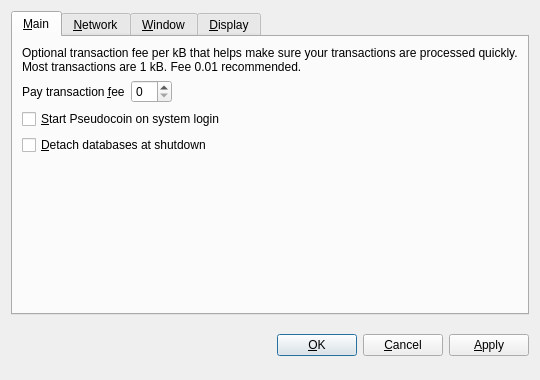
<?xml version="1.0" encoding="UTF-8"?>
<ui version="4.0">
 <class>OptionsDialog</class>
 <widget class="QDialog" name="OptionsDialog">
  <property name="geometry">
   <rect>
    <x>0</x>
    <y>0</y>
    <width>540</width>
    <height>380</height>
   </rect>
  </property>
  <property name="windowTitle">
   <string>Options</string>
  </property>
  <property name="modal">
   <bool>true</bool>
  </property>
  <layout class="QVBoxLayout" name="verticalLayout">
   <item>
    <widget class="QTabWidget" name="tabWidget">
     <property name="tabPosition">
      <enum>QTabWidget::North</enum>
     </property>
     <property name="currentIndex">
      <number>0</number>
     </property>
     <widget class="QWidget" name="tabMain">
      <attribute name="title">
       <string>&amp;Main</string>
      </attribute>
      <layout class="QVBoxLayout" name="verticalLayout_Main">
       <item>
        <widget class="QLabel" name="transactionFeeInfoLabel">
         <property name="text">
          <string>Optional transaction fee per kB that helps make sure your transactions are processed quickly. Most transactions are 1 kB. Fee 0.01 recommended.</string>
         </property>
         <property name="textFormat">
          <enum>Qt::PlainText</enum>
         </property>
         <property name="wordWrap">
          <bool>true</bool>
         </property>
        </widget>
       </item>
       <item>
        <layout class="QHBoxLayout" name="horizontalLayout_Main">
         <item>
          <widget class="QLabel" name="transactionFeeLabel">
           <property name="text">
            <string>Pay transaction &amp;fee</string>
           </property>
           <property name="textFormat">
            <enum>Qt::PlainText</enum>
           </property>
           <property name="buddy">
            <cstring>transactionFee</cstring>
           </property>
          </widget>
         </item>
         <item>
          <widget class="BitcoinAmountField" name="transactionFee"/>
         </item>
         <item>
          <spacer name="horizontalSpacer_Main">
           <property name="orientation">
            <enum>Qt::Horizontal</enum>
           </property>
           <property name="sizeHint" stdset="0">
            <size>
             <width>40</width>
             <height>20</height>
            </size>
           </property>
          </spacer>
         </item>
        </layout>
       </item>
       <item>
        <widget class="QCheckBox" name="bitcoinAtStartup">
         <property name="toolTip">
          <string>Automatically start Pseudocoin after logging in to the system.</string>
         </property>
         <property name="text">
          <string>&amp;Start Pseudocoin on system login</string>
         </property>
        </widget>
       </item>
       <item>
        <widget class="QCheckBox" name="detachDatabases">
         <property name="toolTip">
          <string>Detach block and address databases at shutdown. This means they can be moved to another data directory, but it slows down shutdown. The wallet is always detached.</string>
         </property>
         <property name="text">
          <string>&amp;Detach databases at shutdown</string>
         </property>
        </widget>
       </item>
       <item>
        <spacer name="verticalSpacer_Main">
         <property name="orientation">
          <enum>Qt::Vertical</enum>
         </property>
         <property name="sizeHint" stdset="0">
          <size>
           <width>20</width>
           <height>40</height>
          </size>
         </property>
        </spacer>
       </item>
      </layout>
     </widget>
     <widget class="QWidget" name="tabNetwork">
      <attribute name="title">
       <string>&amp;Network</string>
      </attribute>
      <layout class="QVBoxLayout" name="verticalLayout_Network">
       <item>
        <widget class="QCheckBox" name="mapPortUpnp">
         <property name="toolTip">
          <string>Automatically open the Pseudocoin client port on the router. This only works when your router supports UPnP and it is enabled.</string>
         </property>
         <property name="text">
          <string>Map port using &amp;UPnP</string>
         </property>
        </widget>
       </item>
       <item>
        <widget class="QCheckBox" name="connectSocks">
         <property name="toolTip">
          <string>Connect to the Pseudocoin network through a SOCKS proxy (e.g. when connecting through Tor).</string>
         </property>
         <property name="text">
          <string>&amp;Connect through SOCKS proxy:</string>
         </property>
        </widget>
       </item>
       <item>
        <layout class="QHBoxLayout" name="horizontalLayout_Network">
         <item>
          <widget class="QLabel" name="proxyIpLabel">
           <property name="text">
            <string>Proxy &amp;IP:</string>
           </property>
           <property name="textFormat">
            <enum>Qt::PlainText</enum>
           </property>
           <property name="buddy">
            <cstring>proxyIp</cstring>
           </property>
          </widget>
         </item>
         <item>
          <widget class="QValidatedLineEdit" name="proxyIp">
           <property name="maximumSize">
            <size>
             <width>140</width>
             <height>16777215</height>
            </size>
           </property>
           <property name="toolTip">
            <string>IP address of the proxy (e.g. 127.0.0.1)</string>
           </property>
          </widget>
         </item>
         <item>
          <widget class="QLabel" name="proxyPortLabel">
           <property name="text">
            <string>&amp;Port:</string>
           </property>
           <property name="textFormat">
            <enum>Qt::PlainText</enum>
           </property>
           <property name="buddy">
            <cstring>proxyPort</cstring>
           </property>
          </widget>
         </item>
         <item>
          <widget class="QLineEdit" name="proxyPort">
           <property name="maximumSize">
            <size>
             <width>55</width>
             <height>16777215</height>
            </size>
           </property>
           <property name="toolTip">
            <string>Port of the proxy (e.g. 9050)</string>
           </property>
          </widget>
         </item>
         <item>
          <widget class="QLabel" name="socksVersionLabel">
           <property name="text">
            <string>SOCKS &amp;Version:</string>
           </property>
           <property name="textFormat">
            <enum>Qt::PlainText</enum>
           </property>
           <property name="buddy">
            <cstring>socksVersion</cstring>
           </property>
          </widget>
         </item>
         <item>
          <widget class="QValueComboBox" name="socksVersion">
           <property name="toolTip">
            <string>SOCKS version of the proxy (e.g. 5)</string>
           </property>
          </widget>
         </item>
         <item>
          <spacer name="horizontalSpacer_Network">
           <property name="orientation">
            <enum>Qt::Horizontal</enum>
           </property>
           <property name="sizeHint" stdset="0">
            <size>
             <width>40</width>
             <height>20</height>
            </size>
           </property>
          </spacer>
         </item>
        </layout>
       </item>
       <item>
        <spacer name="verticalSpacer_Network">
         <property name="orientation">
          <enum>Qt::Vertical</enum>
         </property>
         <property name="sizeHint" stdset="0">
          <size>
           <width>20</width>
           <height>40</height>
          </size>
         </property>
        </spacer>
       </item>
      </layout>
     </widget>
     <widget class="QWidget" name="tabWindow">
      <attribute name="title">
       <string>&amp;Window</string>
      </attribute>
      <layout class="QVBoxLayout" name="verticalLayout_Window">
       <item>
        <widget class="QCheckBox" name="minimizeToTray">
         <property name="toolTip">
          <string>Show only a tray icon after minimizing the window.</string>
         </property>
         <property name="text">
          <string>&amp;Minimize to the tray instead of the taskbar</string>
         </property>
        </widget>
       </item>
       <item>
        <widget class="QCheckBox" name="minimizeOnClose">
         <property name="toolTip">
          <string>Minimize instead of exit the application when the window is closed. When this option is enabled, the application will be closed only after selecting Quit in the menu.</string>
         </property>
         <property name="text">
          <string>M&amp;inimize on close</string>
         </property>
        </widget>
       </item>
       <item>
        <spacer name="verticalSpacer_Window">
         <property name="orientation">
          <enum>Qt::Vertical</enum>
         </property>
         <property name="sizeHint" stdset="0">
          <size>
           <width>20</width>
           <height>40</height>
          </size>
         </property>
        </spacer>
       </item>
      </layout>
     </widget>
     <widget class="QWidget" name="tabDisplay">
      <attribute name="title">
       <string>&amp;Display</string>
      </attribute>
      <layout class="QVBoxLayout" name="verticalLayout_Display">
       <item>
        <layout class="QHBoxLayout" name="horizontalLayout_1_Display">
         <item>
          <widget class="QLabel" name="langLabel">
           <property name="text">
            <string>User Interface &amp;language:</string>
           </property>
           <property name="textFormat">
            <enum>Qt::PlainText</enum>
           </property>
           <property name="buddy">
            <cstring>lang</cstring>
           </property>
          </widget>
         </item>
         <item>
          <widget class="QValueComboBox" name="lang">
           <property name="toolTip">
            <string>The user interface language can be set here. This setting will take effect after restarting Pseudocoin.</string>
           </property>
          </widget>
         </item>
        </layout>
       </item>
       <item>
        <layout class="QHBoxLayout" name="horizontalLayout_2_Display">
         <item>
          <widget class="QLabel" name="unitLabel">
           <property name="text">
            <string>&amp;Unit to show amounts in:</string>
           </property>
           <property name="textFormat">
            <enum>Qt::PlainText</enum>
           </property>
           <property name="buddy">
            <cstring>unit</cstring>
           </property>
          </widget>
         </item>
         <item>
          <widget class="QValueComboBox" name="unit">
           <property name="toolTip">
            <string>Choose the default subdivision unit to show in the interface and when sending coins.</string>
           </property>
          </widget>
         </item>
        </layout>
       </item>
       <item>
        <widget class="QCheckBox" name="displayAddresses">
         <property name="toolTip">
          <string>Whether to show Pseudocoin addresses in the transaction list or not.</string>
         </property>
         <property name="text">
          <string>&amp;Display addresses in transaction list</string>
         </property>
        </widget>
       </item>
       <item>
        <widget class="QCheckBox" name="coinControlFeatures">
         <property name="toolTip">
          <string>Whether to show coin control features or not.</string>
         </property>
         <property name="text">
          <string>Display coin &amp;control features (experts only!)</string>
         </property>
        </widget>
       </item>
       <item>
        <spacer name="verticalSpacer_Display">
         <property name="orientation">
          <enum>Qt::Vertical</enum>
         </property>
         <property name="sizeHint" stdset="0">
          <size>
           <width>20</width>
           <height>40</height>
          </size>
         </property>
        </spacer>
       </item>
      </layout>
     </widget>
    </widget>
   </item>
   <item>
    <layout class="QHBoxLayout" name="horizontalLayout_Buttons">
     <item>
      <spacer name="horizontalSpacer_1">
       <property name="orientation">
        <enum>Qt::Horizontal</enum>
       </property>
       <property name="sizeHint" stdset="0">
        <size>
         <width>40</width>
         <height>48</height>
        </size>
       </property>
      </spacer>
     </item>
     <item>
      <widget class="QLabel" name="statusLabel">
       <property name="font">
        <font>
         <weight>75</weight>
         <bold>true</bold>
        </font>
       </property>
       <property name="text">
        <string/>
       </property>
       <property name="textFormat">
        <enum>Qt::PlainText</enum>
       </property>
       <property name="wordWrap">
        <bool>true</bool>
       </property>
      </widget>
     </item>
     <item>
      <spacer name="horizontalSpacer_2">
       <property name="orientation">
        <enum>Qt::Horizontal</enum>
       </property>
       <property name="sizeHint" stdset="0">
        <size>
         <width>40</width>
         <height>48</height>
        </size>
       </property>
      </spacer>
     </item>
     <item>
      <widget class="QPushButton" name="okButton">
       <property name="text">
        <string>&amp;OK</string>
       </property>
      </widget>
     </item>
     <item>
      <widget class="QPushButton" name="cancelButton">
       <property name="text">
        <string>&amp;Cancel</string>
       </property>
       <property name="autoDefault">
        <bool>false</bool>
       </property>
      </widget>
     </item>
     <item>
      <widget class="QPushButton" name="applyButton">
       <property name="text">
        <string>&amp;Apply</string>
       </property>
       <property name="autoDefault">
        <bool>false</bool>
       </property>
      </widget>
     </item>
    </layout>
   </item>
  </layout>
 </widget>
 <customwidgets>
  <customwidget>
   <class>BitcoinAmountField</class>
   <extends>QSpinBox</extends>
   <header>bitcoinamountfield.h</header>
  </customwidget>
  <customwidget>
   <class>QValueComboBox</class>
   <extends>QComboBox</extends>
   <header>qvaluecombobox.h</header>
  </customwidget>
  <customwidget>
   <class>QValidatedLineEdit</class>
   <extends>QLineEdit</extends>
   <header>qvalidatedlineedit.h</header>
  </customwidget>
 </customwidgets>
 <resources/>
 <connections/>
</ui>
